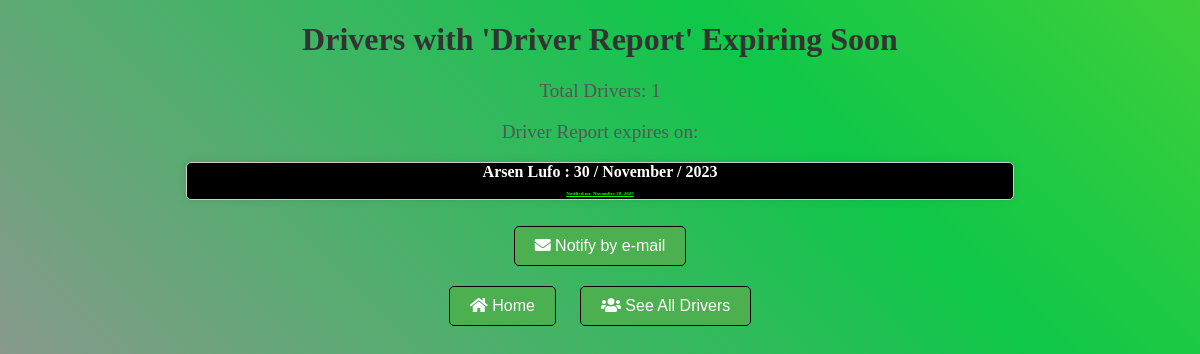
The app's page /upcoming_driver_report_expirations/ (signed in) with its own data.
### DriversApp/models.py (models this page shows, shortened)
class TruckDriver(models.Model):
    first_name = models.CharField(max_length=50)
    last_name = models.CharField(max_length=50)
    birthday = models.DateField(default='2000-01-01')
    photo = models.ImageField(upload_to='driver_photos/', null=True, blank=True)
    email = models.EmailField(default='@example.com')
    phone_number = models.CharField(max_length=15)
    truck_license = models.CharField(max_length=100)
    health_document_expiration_date = models.DateField()
    driving_licence_expiration_date = models.DateField()
    driver_record_service_report_expiration_date = models.DateField(null=True, blank=True)
    health_document = models.FileField(upload_to='driver_files/', null=True, blank=True)
    driving_license = models.FileField(upload_to='driver_files/', null=True, blank=True)
    notified = models.BooleanField(default=False)
    health_document_notified = models.BooleanField(default=False)
    driver_report_notified = models.BooleanField(default=False)
    notified_date = models.DateTimeField(null=True, blank=True)
    health_document_notified_date = models.DateTimeField(null=True, blank=True)
    driver_report_notified_date = models.DateTimeField(null=True, blank=True)
    pdf_file = models.FileField(upload_to='pdfs/', null=True, blank=True)

### DriversApp/views.py (the view)
# urls.py: path('upcoming_driver_report_expirations/', views.upcoming_driver_report_expirations, name='upcoming_driver_report_expirations'),
@cache_control(no_cache=True, must_revalidate=True, no_store=True, max_age=0)
@login_required
@csrf_exempt
def upcoming_driver_report_expirations(request):
    if request.method == 'POST':
        notify_drivers_via_email_for_driver_report()
        return redirect('upcoming_driver_report_expirations')
    today = timezone.now().date()
    two_weeks_from_now = today + timezone.timedelta(weeks=2)
    drivers = TruckDriver.objects.filter(driver_record_service_report_expiration_date__gte=today, driver_record_service_report_expiration_date__lte=two_weeks_from_now).order_by('driver_record_service_report_expiration_date')
    context = {
        'drivers': drivers
    }
    return render(request, 'upcoming_driver_report_expirations.html', context)

### DriversApp/templates/upcoming_driver_report_expirations.html (shortened to what this page needs)
{% load static %}
<!DOCTYPE html>
<html lang="en">
<head>
    <link rel="stylesheet" href="{% static 'css/main.css' %}">
    <link rel="stylesheet" href="https://cdnjs.cloudflare.com/ajax/libs/font-awesome/5.15.3/css/all.min.css">
<body>
    {% block content %}
    <h1>Drivers with 'Driver Report' Expiring Soon</h1>
    <p>Total Drivers: {{ drivers|length }}</p>
    <p>Driver Report expires on:</p>
    <ul class="list-health-contract">
        {% for driver in drivers %}
            <li><a href="{% url 'driver_detail' driver.id %}">{{ driver.first_name }} {{ driver.last_name }} : {{ driver.driver_record_service_report_expiration_date|date:"d / F / Y" }}<br>{% if driver.driver_report_notified %}<span id="notified-yes">Notified on: {{ driver.driver_report_notified_date|date:"F d, Y" }}</span> {% else %}<span id="notified-no"> Not notified{% endif %}</span></a></li>
        {% endfor %}
    </ul>
    <form method="post" action="{% url 'upcoming_driver_report_expirations' %}">
        <button type="submit" onclick="alert('\n\nWait a few seconds for everyone to be successfully notified')"><i class="fas fa-envelope"></i> Notify by e-mail</button>
    </form>
    <button><a href="{% url 'success_page' %}"><i class="fas fa-home"></i> Home</a></button>
    <button><a href="{% url 'list_drivers' %}"><i class="fas fa-users"></i> See All Drivers</a></button>
    {% endblock %}
</body>
</html>

### DriversApp/static/css/main.css (style rules this page uses)
body { justify-content: center; text-align: center; background: linear-gradient(45deg, #ff6cce, #0fc749, #c9e60d, #fdfef5); background-size: 400% 400%; background-repeat: no-repeat; animation: gradient 10s ease infinite; align-items: center; }
h1 { color: #333; }
p { font-size: 1.2em; color: #555; }
button { margin: 10px; padding: 10px 20px; background-color: #4caf50; color: #fff; border: none; border-radius: 5px; cursor: pointer; font-size: 16px; text-decoration: none; transition: background-color 0.3s; border: 1px solid black; }
a { text-decoration: none; color: inherit; }
ul { max-height: 150px; overflow-y: auto; border: 1px solid #ccc; padding: 10px; background-color: #fff; border-radius: 5px; box-shadow: 0px 0px 10px rgba(0, 0, 0, 0.1); }
.list-health-contract { display: grid; justify-content: center; padding: 0; list-style-type: none; margin-left: 15%; margin-right: 15%; background-color: rgb(0, 0, 0); background-size: 400% 400%; animation: gradient1 55s ease infinite; color: white; font-weight: bold; }
#notified-yes { text-decoration: underline; color: rgb(13, 255, 0); background-color: black; font-size: 5px; }

### records on screen
TruckDriver: first_name "Arsen", last_name "Lufo", driver_record_service_report_expiration_date "30 / November / 2023"

### other values on screen
{{ drivers|length }} "1"
